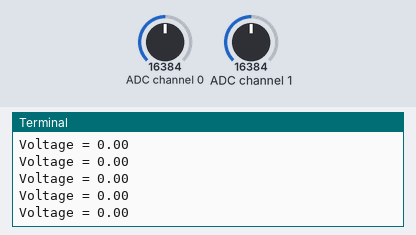
Bench run of a program on a simulated Raspberry Pi (BCM pin numbers). Parts: the last lines printed to the terminal. Inputs (shaded band) come from the test bench; at power-on: ADC channel 0 = 16384, ADC channel 1 = 16384 (analog values on the 0–32767 scale).

Above: at 1.2 s.
1.3 s: ADC channel 0 set to 22936
At 1.32 s:
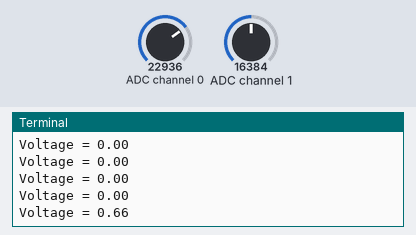
2.8 s: ADC channel 1 set to 9830
At 2.84 s:
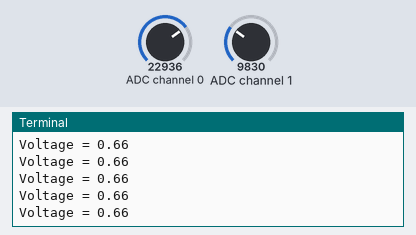
4.3 s: ADC channel 0 set to 28834
At 4.37 s:
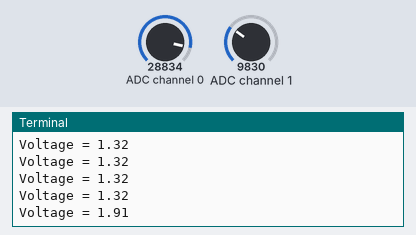
5.8 s: ADC channel 1 set to 3932
At 5.89 s:
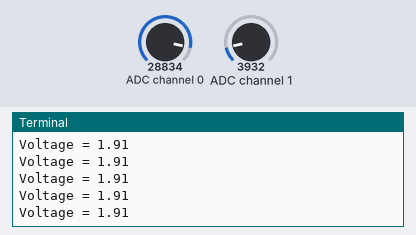
Timing chart, 0 to 8.3 s (numbered marks = the images above; inputs shaded):
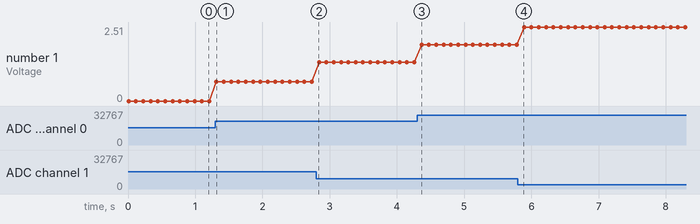

Measured:
- after the input at 1.3 s, the terminal: prints a new line at once (image 1)
- after the input at 4.3 s, the terminal: prints a new line after 0.07 s (image 3)
- plotted number 1: 0 → 0.66 after the input at 1.3 s, 0.66 → 1.32 after the input at 2.8 s, 1.32 → 1.91 after the input at 4.3 s, 1.91 → 2.51 after the input at 5.8 s

The program:

ADS1115_good.py
```python
# ME 5731 Project 2
# Author: Harrison Seung & Nicholas Hyland
# Objective: Interface RPi with ADS1115() module

# Import libraries
import smbus  #System Management Bus Functions
import time

# ADS1115 Registers
ADS_ADDR	= 0x48
ADS_PT_CONV	= 0x00   # contains results from last conversion
ADS_PT_CONFIG	= 0x01   # change operating modes

### CONFIG Register Operations ###
# Operation status, bit [15]
ADS_CONFIG_OS = {
	0:	0x0000, # R/W: Device IS performing conv/No effect
	1:	0x8000 # R/W: Device is NOT performing conv/Begin single conv
}


# Mux, bit [14:12]
ADS_CONFIG_MUX = {
	000:	0x0000,
	100:	0x4000,
	101:	0x5000,
	110:	0x6000,
	111:	0x7000
}

# Gain, bit [11:9]
ADS_CONFIG_GAIN = {
	2/3:	0x0000, # +/-6.144V
	1:	0x0200, # +/-4.096V
	2:	0x0500, # +/-2.048V
	4:	0x0600, # +/-1.024V
	8:	0x0800, # +/-0.512V
	16:	0x0A00	 # +/-0.256V
}

# Operating Mode, bit [8]
ADS_CONFIG_MODE = {
	0: 0x0000, # Continuous
	1: 0x0100  # Single
}

# Data Rate in samples per second, bit [7:5]
ADS_CONFIG_DR = {
	8:	0x0000,
	16:	0x0020,
	32:	0x0040,
	64:	0x0060,
	128:	0x0080,
	250:	0x00A0,
	475:	0x00C0,
	860:	0x00E0
}

### Functions ###
def config_reg(mux, os=ADS_CONFIG_OS[1], gain=ADS_CONFIG_GAIN[2/3], mode=ADS_CONFIG_MODE[1], DR=ADS_CONFIG_DR[128]):
	config = os # bit[15]
	config |= mux	# bit[14:12]
	config |= gain	# bit[11:9]
	config |= mode	# bit[8]
	config |= DR 	# bit[7:5]
	config |= 0x03 # defaults for bit[4:0]
	return config

# convert raw data
def convert_value(low, high):
    # concatentate high and low values
    value = ((high & 0xFF) << 8 | (low & 0xFF))

    # Get signed value
    if (value > 0x8000):
        value = value - 0x10000
    return value

def read_adc(config):
	# Send config to ADC
	bus.write_i2c_block_data(ADS_ADDR, ADS_PT_CONFIG, [(config >> 8) & 0xFF, (config & 0xFF)])

	# Allow time for sample to be written to pointer conversion register
	time.sleep(1.0/DR) #allow time for sample to be written

	# Read pointer conversion register
	result = bus.read_i2c_block_data(ADS_ADDR, ADS_PT_CONV, 2)
	#print("High = {0}, Low = {1}".format(result[0], result[1]))

	# Convert raw data to decimal format
	value = convert_value(result[1], result[0])
	#print("Raw value = {0}".format(value))

	# Convert value to voltage
	volts = (value/0x8000)*6.144
	print("Voltage = {:.2f}".format(volts))

	return(volts)

### Main Code ###

bus = smbus.SMBus(1) #initialize SMbus

DR = ADS_CONFIG_DR[128] #set data rate

# Setup configuration
read_A01 = config_reg(mux = ADS_CONFIG_MUX[000])
#read_A0 = config_reg(mux = ADS_CONFIG_MUX[100])
#read_A1 = config_reg(mux = ADS_CONFIG_MUX[101])
#read_A2 = config_reg(mux = ADS_CONFIG_MUX[110])
#read_A3 = config_reg(mux = ADS_CONFIG_MUX[111])

# Read ADC
try:
	while 1:
		read_adc(read_A01)
		time.sleep(0.1)
#		read_adc(read_A0)
#		time.sleep(1)
#		read_adc(read_A1)
#		time.sleep(1)
#		read_adc(read_A2)
#		time.sleep(1)
#		read_adc(read_A3)
#		time.sleep(1)
except KeyboardInterrupt:
	bus.close()
```
